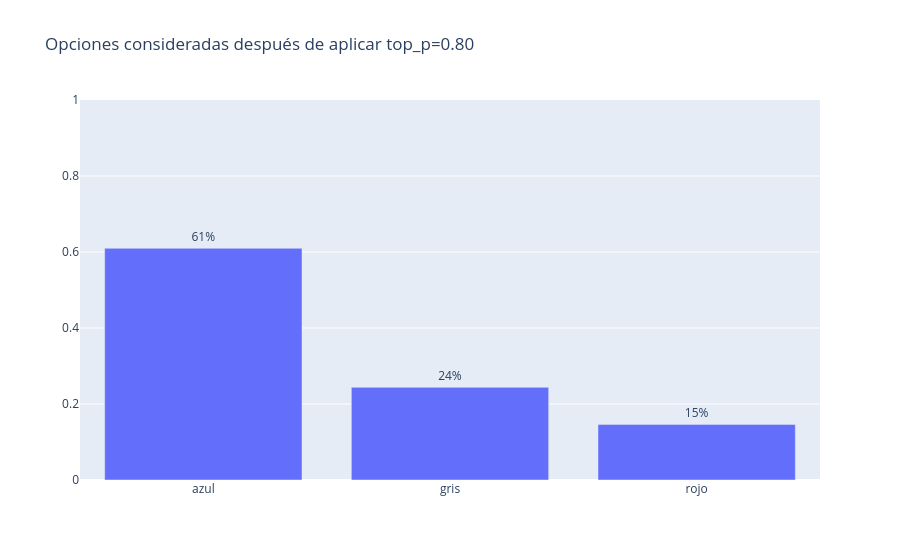

This figure's notebook cell:
### Markdown cell above
## Celda 8 — ¿Qué es `top_p`?

`top_p` es otra forma de controlar la generación.

En lugar de abrir o cerrar la distribución completa, hace esto:
- ordena las palabras por probabilidad
- toma solo las más probables hasta cubrir cierto porcentaje acumulado
- ignora el resto

### Ejemplo conceptual
Si `top_p = 0.80`, el modelo podría quedarse solo con las palabras más probables cuya suma alcance 80%.

### Interpretación simple
- `top_p` bajo → menos opciones, salida más controlada
- `top_p` alto → más opciones, salida más abierta

### Idea clave
> `top_p` controla cuántas opciones entran al juego.

### Code cell
# Simulación local de top_p

candidate_words = ["azul", "gris", "rojo", "verde", "morado", "blanco"]
candidate_probs = np.array([0.50, 0.20, 0.12, 0.08, 0.06, 0.04], dtype=float)

def top_p_filter(words, probabilities, top_p=0.8):
    pairs = sorted(zip(words, probabilities), key=lambda x: x[1], reverse=True)
    selected_words = []
    selected_probs = []
    cumulative = 0.0
    for word, prob in pairs:
        selected_words.append(word)
        selected_probs.append(prob)
        cumulative += prob
        if cumulative >= top_p:
            break
    selected_probs = np.array(selected_probs, dtype=float)
    selected_probs = selected_probs / selected_probs.sum()
    return selected_words, selected_probs

selected_words, selected_probs = top_p_filter(candidate_words, candidate_probs, top_p=0.80)

print("Palabras originales:", candidate_words)
print("Probabilidades originales:", candidate_probs)
print("\nPalabras seleccionadas con top_p=0.80:", selected_words)
print("Probabilidades re-normalizadas:", selected_probs)

fig = go.Figure(data=[go.Bar(x=selected_words, y=selected_probs, text=[f"{p:.0%}" for p in selected_probs], textposition="outside")])
fig.update_layout(title="Opciones consideradas después de aplicar top_p=0.80", yaxis=dict(range=[0, 1]))
fig.show()

### Figure 1 — Plotly figure (JSON) as saved in the notebook; plotly's stock layout.template omitted (floating-point values rounded to 4 significant figures)
{"data": [{"text": ["61%", "24%", "15%"], "textposition": "outside", "type": "bar", "x": ["azul", "gris", "rojo"], "y": [0.6098, 0.2439, 0.1463]}], "layout": {"title": {"text": "Opciones consideradas después de aplicar top_p=0.80"}, "yaxis": {"range": [0, 1]}}}
